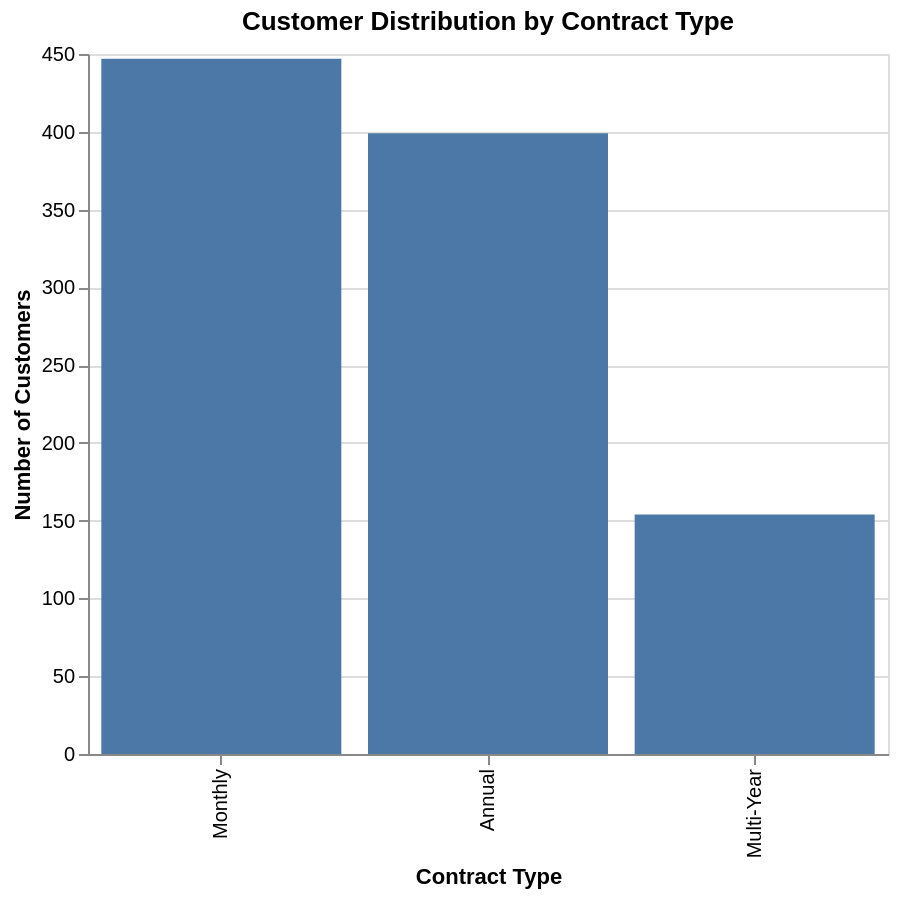

Write notebook code for a chart like this one.
### Markdown cell above
Cell 4 - Visualization 1 : Customer Distribution by Contract Type

### Code cell
import altair as alt

contract_dist = alt.Chart(df).mark_bar().encode(
    x=alt.X('contract_type:N', title='Contract Type', sort='-y'),
    y=alt.Y('count():Q', title='Number of Customers'),
    tooltip=[alt.Tooltip('count():Q', title='Customers')]
).properties(
    title='Customer Distribution by Contract Type',
    width=400,
    height=350
)

contract_dist

### Figure 1 — Vega-Lite specification as saved in the notebook (floating-point values rounded to 4 significant figures; data arrays with more than 128 entries replaced by an {"elided": "..."} marker saying what was removed)
{"config": {"view": {"continuousWidth": 300, "continuousHeight": 300}}, "data": {"name": "data-b0d8682dc00ed8c8bfc292b4218ff4c7"}, "mark": {"type": "bar"}, "encoding": {"tooltip": [{"aggregate": "count", "title": "Customers", "type": "quantitative"}], "x": {"field": "contract_type", "sort": "-y", "title": "Contract Type", "type": "nominal"}, "y": {"aggregate": "count", "title": "Number of Customers", "type": "quantitative"}}, "height": 350, "title": "Customer Distribution by Contract Type", "width": 400, "$schema": "https://vega.github.io/schema/vega-lite/v5.20.1.json", "datasets": {"data-b0d8682dc00ed8c8bfc292b4218ff4c7": {"elided": "1000 records"}}}
